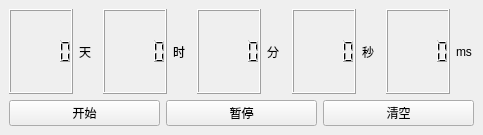
<?xml version="1.0" encoding="UTF-8"?>
<ui version="4.0">
 <class>TImer</class>
 <widget class="QMainWindow" name="TImer">
  <property name="geometry">
   <rect>
    <x>0</x>
    <y>0</y>
    <width>483</width>
    <height>135</height>
   </rect>
  </property>
  <property name="windowTitle">
   <string>计时器</string>
  </property>
  <widget class="QWidget" name="centralwidget">
   <layout class="QVBoxLayout" name="verticalLayout">
    <item>
     <layout class="QHBoxLayout" name="ln">
      <item>
       <widget class="QLCDNumber" name="day_ln"/>
      </item>
      <item>
       <widget class="QLabel" name="day_lb">
        <property name="text">
         <string>天</string>
        </property>
       </widget>
      </item>
      <item>
       <widget class="QLCDNumber" name="hour_ln"/>
      </item>
      <item>
       <widget class="QLabel" name="h_lb">
        <property name="text">
         <string>时</string>
        </property>
       </widget>
      </item>
      <item>
       <widget class="QLCDNumber" name="min_ln"/>
      </item>
      <item>
       <widget class="QLabel" name="min_lb">
        <property name="text">
         <string>分</string>
        </property>
       </widget>
      </item>
      <item>
       <widget class="QLCDNumber" name="s_ln"/>
      </item>
      <item>
       <widget class="QLabel" name="s_lb">
        <property name="text">
         <string>秒</string>
        </property>
       </widget>
      </item>
      <item>
       <widget class="QLCDNumber" name="ms_ln"/>
      </item>
      <item>
       <widget class="QLabel" name="ms_lb">
        <property name="text">
         <string>ms</string>
        </property>
       </widget>
      </item>
     </layout>
    </item>
    <item>
     <layout class="QHBoxLayout" name="pbtn">
      <item>
       <widget class="QPushButton" name="start">
        <property name="text">
         <string>开始</string>
        </property>
       </widget>
      </item>
      <item>
       <widget class="QPushButton" name="pause">
        <property name="text">
         <string>暂停</string>
        </property>
       </widget>
      </item>
      <item>
       <widget class="QPushButton" name="cleanr">
        <property name="text">
         <string>清空</string>
        </property>
       </widget>
      </item>
     </layout>
    </item>
   </layout>
  </widget>
 </widget>
 <resources/>
 <connections/>
</ui>
